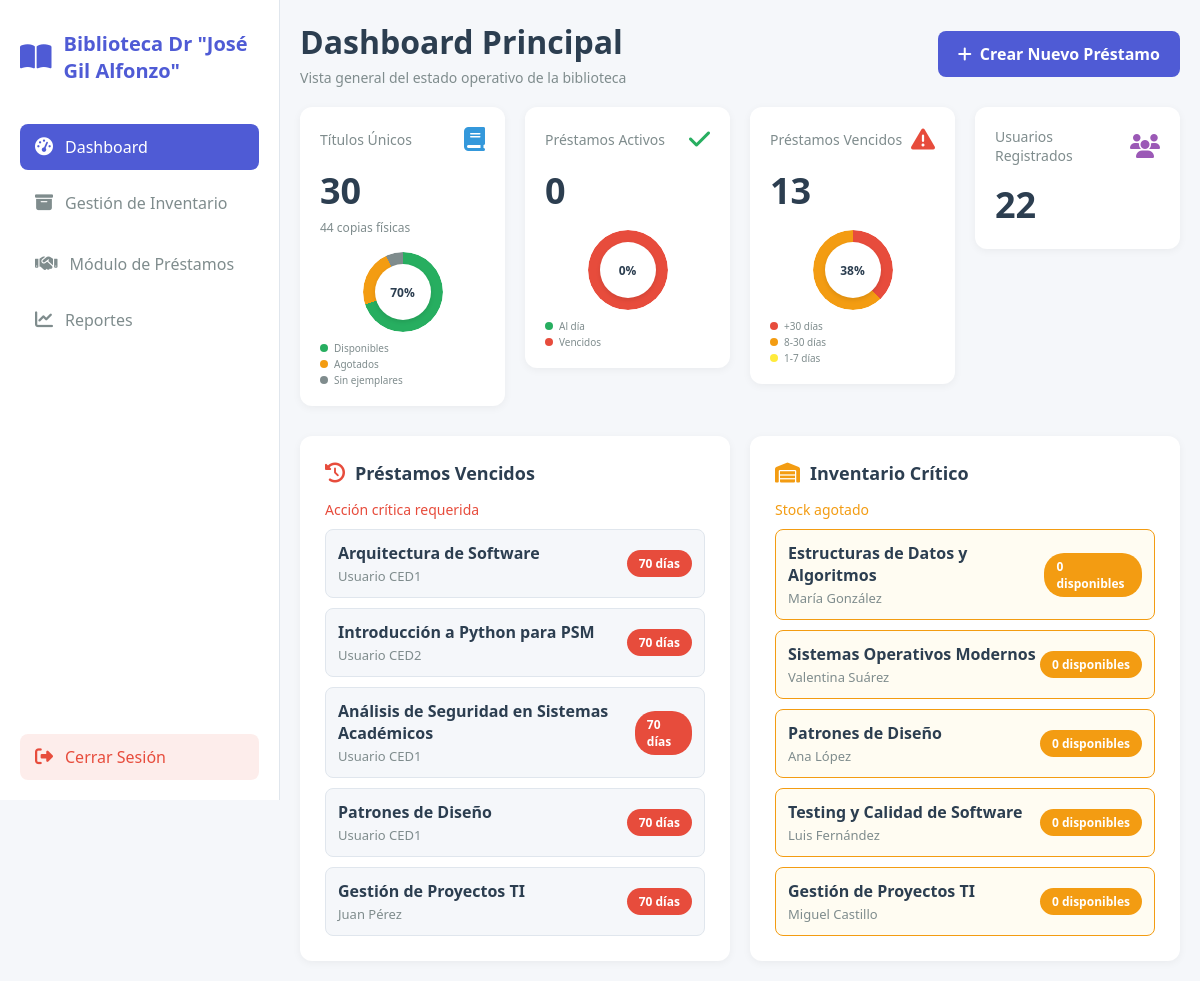
Page / (signed in) on the earlier database version.
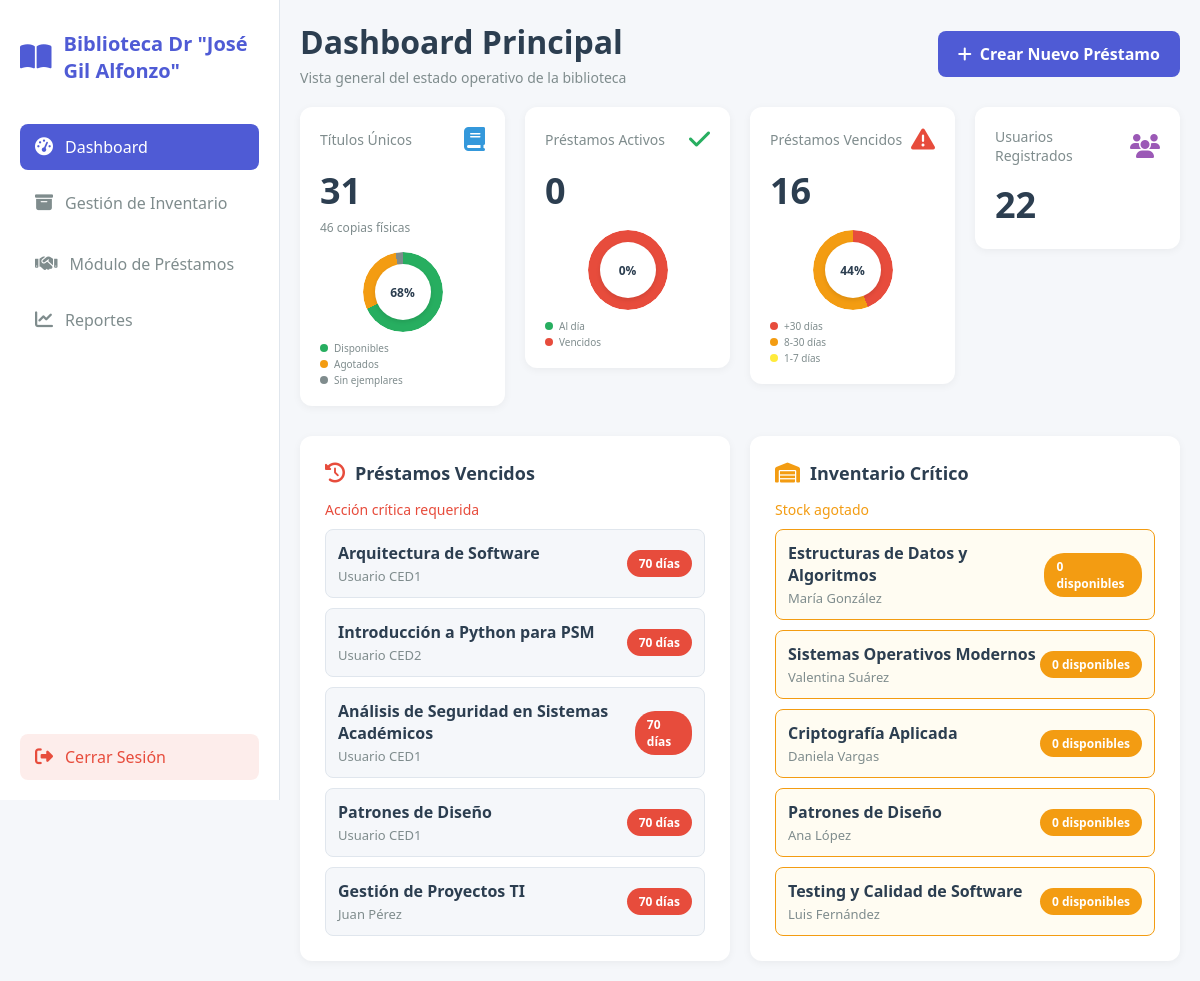
Same page on the later database version.
### core/models.py (models this page shows)
class Documentos(models.Model):
    id_documento = models.AutoField(primary_key=True)
    titulo = models.CharField(max_length=255)
    codigo_cota = models.CharField(unique=True, max_length=50, blank=True, null=True)
    fecha_publicacion = models.DateField(blank=True, null=True)
    id_tipo_documento = models.ForeignKey('TipoDocumento', models.DO_NOTHING, db_column='id_tipo_documento')
    id_carrera = models.ForeignKey(Carreras, models.DO_NOTHING, db_column='id_carrera', blank=True, null=True)
    class Meta:
        managed = True
        db_table = 'documentos'

### core/views.py (the view)
# urls.py: path('', web_views.dashboard_page, name='dashboard'),
@ensure_csrf_cookie
@login_required(login_url='login')
def dashboard_page(request):
    if not _is_admin_user(request.user):
        return redirect('gestion_prestamos')
    from django.db.models import Count, Sum, Q, F, Min
    from django.utils import timezone
    total_documentos = Documentos.objects.count()
    total_items = Ejemplares.objects.exclude(
        id_estado_ejemplar__nombre_estado__icontains='ELIMIN'
    ).exclude(unidad_fisica=0).aggregate(
        total=Sum('unidad_fisica')
    )['total'] or 0
    open_details = DetallePrestamo.objects.filter(
        id_prestamo=OuterRef('pk'),
        fecha_devolucion_real__isnull=True
    )
    today = timezone.now().date()
    prestamos_con_abiertos = Prestamos.objects.annotate(
        has_open=Exists(open_details),
        min_due=Min('detalleprestamo__fecha_vencimiento',
                    filter=Q(detalleprestamo__fecha_devolucion_real__isnull=True))
    )
    prestamos_activos = prestamos_con_abiertos.filter(
        has_open=True,
        min_due__gte=today
    ).count()
    prestamos_vencidos = prestamos_con_abiertos.filter(
        has_open=True,
        min_due__lt=today
    ).count()
    usuarios_registrados = Usuarios.objects.count()
    detalles_vencidos = DetallePrestamo.objects.filter(
        fecha_devolucion_real__isnull=True,
        fecha_vencimiento__lt=today
    ).select_related(
        'id_prestamo__id_usuario',
        'id_ejemplar__id_documento'
    ).order_by('fecha_vencimiento')[:5]
    prestamos_vencidos_list = []
    for detalle in detalles_vencidos:
        dias_vencido = (today - detalle.fecha_vencimiento).days
        usuario = detalle.id_prestamo.id_usuario
        documento = detalle.id_ejemplar.id_documento
        prestamos_vencidos_list.append({
            'titulo': documento.titulo,
            'usuario': f"{usuario.nombre} {usuario.apellido}",
            'dias': dias_vencido
        })
    prestamos_activos_sub = DetallePrestamo.objects.filter(
        id_ejemplar_id=OuterRef('pk'),
        fecha_devolucion_real__isnull=True
    ).values('id_ejemplar_id').annotate(c=Count('id_ejemplar_id')).values('c')
    ejemplares_con_disp = Ejemplares.objects.exclude(
        id_estado_ejemplar__nombre_estado__icontains='ELIMIN'
    ).exclude(unidad_fisica=0).annotate(
        prestados=Coalesce(Subquery(prestamos_activos_sub, output_field=IntegerField()), Value(0)),
        disponibles=F('unidad_fisica') - F('prestados')
    )
    docs_sin_stock = ejemplares_con_disp.values(
        'id_documento_id'
    ).annotate(
        total_disponibles=Sum('disponibles')
    ).filter(
        total_disponibles=0
    ).values_list('id_documento_id', flat=True)[:5]
    inventario_critico = []
    for doc_id in docs_sin_stock:
        try:
            doc = Documentos.objects.get(id_documento=doc_id)
            autor_rel = DocumentoAutores.objects.filter(id_documento=doc).select_related('id_autor').first()
            autor = f"{autor_rel.id_autor.nombre} {autor_rel.id_autor.apellido}" if autor_rel else "Autor desconocido"
            inventario_critico.append({
                'titulo': doc.titulo,
                'autor': autor
            })
        except Documentos.DoesNotExist:
            continue
    docs_con_stock = ejemplares_con_disp.values(
        'id_documento_id'
    ).annotate(
        total_disponibles=Sum('disponibles')
    ).filter(
        total_disponibles__gt=0
    ).count()
    docs_sin_stock_count = ejemplares_con_disp.values(
        'id_documento_id'
    ).annotate(
        total_disponibles=Sum('disponibles')
    ).filter(
        total_disponibles=0
    ).count()
    docs_sin_ejemplares = total_documentos - docs_con_stock - docs_sin_stock_count
    if total_documentos > 0:
        titulos_disponibles_pct = round((docs_con_stock / total_documentos) * 100)
        titulos_agotados_pct = round((docs_sin_stock_count / total_documentos) * 100)
        titulos_sin_ejemplares_pct = 100 - titulos_disponibles_pct - titulos_agotados_pct
    else:
        titulos_disponibles_pct = titulos_agotados_pct = titulos_sin_ejemplares_pct = 0
    total_prestamos_abiertos = prestamos_activos + prestamos_vencidos
    if total_prestamos_abiertos > 0:
        prestamos_activos_pct = round((prestamos_activos / total_prestamos_abiertos) * 100)
        prestamos_vencidos_pct = 100 - prestamos_activos_pct
    else:
        prestamos_activos_pct = prestamos_vencidos_pct = 0
    if prestamos_vencidos > 0:
        vencidos_1_7 = DetallePrestamo.objects.filter(
            fecha_devolucion_real__isnull=True,
            fecha_vencimiento__lt=today,
            fecha_vencimiento__gte=today - timezone.timedelta(days=7)
        ).count()
        vencidos_8_30 = DetallePrestamo.objects.filter(
            fecha_devolucion_real__isnull=True,
            fecha_vencimiento__lt=today - timezone.timedelta(days=7),
            fecha_vencimiento__gte=today - timezone.timedelta(days=30)
        ).count()
        vencidos_mas_30 = DetallePrestamo.objects.filter(
            fecha_devolucion_real__isnull=True,
            fecha_vencimiento__lt=today - timezone.timedelta(days=30)
        ).count()
        vencidos_criticos_pct = round((vencidos_mas_30 / prestamos_vencidos) * 100) if prestamos_vencidos > 0 else 0
        vencidos_moderados_pct = round((vencidos_8_30 / prestamos_vencidos) * 100) if prestamos_vencidos > 0 else 0
        vencidos_recientes_pct = 100 - vencidos_criticos_pct - vencidos_moderados_pct
    else:
        vencidos_criticos_pct = vencidos_moderados_pct = vencidos_recientes_pct = 0
    context = {
        'active_page': 'dashboard',
        'total_documentos': total_documentos,
        'total_items': total_items,
        'prestamos_activos': prestamos_activos,
        'prestamos_vencidos': prestamos_vencidos,
        'usuarios_registrados': usuarios_registrados,
        'prestamos_vencidos_list': prestamos_vencidos_list,
        'inventario_critico': inventario_critico,
        'titulos_disponibles_pct': titulos_disponibles_pct,
        'titulos_agotados_pct': titulos_agotados_pct,
        'titulos_sin_ejemplares_pct': titulos_sin_ejemplares_pct,
        'prestamos_activos_pct': prestamos_activos_pct,
        'prestamos_vencidos_pct': prestamos_vencidos_pct,
        'vencidos_criticos_pct': vencidos_criticos_pct,
        'vencidos_moderados_pct': vencidos_moderados_pct,
        'vencidos_recientes_pct': vencidos_recientes_pct,
    }
    return render(request, 'dashboard.html', context)

### templates/dashboard.html (shortened to what this page needs)
{% extends "base.html" %}
{% block content %}
    <div class="header">
        <div>
            <h1>Dashboard Principal</h1>
            <p>Vista general del estado operativo de la biblioteca</p>
        </div>
        <a href="{% url 'registrar_prestamos' %}" class="btn-primary">
            <i class="fa-solid fa-plus"></i>
            Crear Nuevo Préstamo
        </a>
    </div>
    <div class="dashboard-grid">
        <a href="{% url 'gestion_inventario' %}" style="text-decoration: none; color: inherit;">
            <div class="stat-card" style="cursor: pointer; transition: transform 0.2s, box-shadow 0.2s;" onmouseover="this.style.transform='translateY(-4px)'; this.style.boxShadow='0 4px 12px rgba(0,0,0,0.1)'" onmouseout="this.style.transform='translateY(0)'; this.style.boxShadow='0 2px 8px rgba(0,0,0,0.05)'">
                <div class="stat-card-header">
                    <p>Títulos Únicos</p>
                    <i class="fa-solid fa-book blue"></i>
                </div>
                <h2>{{ total_documentos|default:0 }}</h2>
                <small style="color: var(--text-light); font-size: 12px;">{{ total_items|default:0 }} copias físicas</small>
                <div class="donut-chart inventory" style="
                    --segment-1-end: {% widthratio titulos_disponibles_pct|default:0 100 360 %}deg;
                    --segment-2-end: {% widthratio titulos_disponibles_pct|default:0|add:titulos_agotados_pct|default:0 100 360 %}deg;
                ">
                    <div class="donut-chart-center">
                        {{ titulos_disponibles_pct|default:0 }}%
                    </div>
                </div>
                <div class="donut-legend">
                    <div class="donut-legend-item">
                        <div class="donut-legend-color legend-green"></div>
                        <span class="donut-legend-text">Disponibles</span>
                    </div>
                    <div class="donut-legend-item">
                        <div class="donut-legend-color legend-orange"></div>
                        <span class="donut-legend-text">Agotados</span>
                    </div>
                    <div class="donut-legend-item">
                        <div class="donut-legend-color legend-gray"></div>
                        <span class="donut-legend-text">Sin ejemplares</span>
                    </div>
                </div>
            </div>
        </a>
        <a href="{% url 'gestion_prestamos' %}?estado=activo" style="text-decoration: none; color: inherit;">
            <div class="stat-card" style="cursor: pointer; transition: transform 0.2s, box-shadow 0.2s;" onmouseover="this.style.transform='translateY(-4px)'; this.style.boxShadow='0 4px 12px rgba(0,0,0,0.1)'" onmouseout="this.style.transform='translateY(0)'; this.style.boxShadow='0 2px 8px rgba(0,0,0,0.05)'">
                <div class="stat-card-header">
                    <p>Préstamos Activos</p>
                    <i class="fa-solid fa-check green"></i>
                </div>
                <h2>{{ prestamos_activos|default:0 }}</h2>
                {% if prestamos_activos_pct > 0 or prestamos_vencidos_pct > 0 %}
                <div class="donut-chart loans" style="
                    --segment-1-end: {% widthratio prestamos_activos_pct|default:0 100 360 %}deg;
                    --segment-2-end: 360deg;
                ">
                    <div class="donut-chart-center">
                        {{ prestamos_activos_pct|default:0 }}%
                    </div>
                </div>
                <div class="donut-legend">
                    <div class="donut-legend-item">
                        <div class="donut-legend-color legend-green"></div>
                        <span class="donut-legend-text">Al día</span>
                    </div>
                    <div class="donut-legend-item">
                        <div class="donut-legend-color legend-red"></div>
                        <span class="donut-legend-text">Vencidos</span>
                    </div>
                </div>
                {% endif %}
            </div>
        </a>
        <a href="{% url 'gestion_prestamos' %}?estado=retrasado" style="text-decoration: none; color: inherit;">
            <div class="stat-card" style="cursor: pointer; transition: transform 0.2s, box-shadow 0.2s;" onmouseover="this.style.transform='translateY(-4px)'; this.style.boxShadow='0 4px 12px rgba(0,0,0,0.1)'" onmouseout="this.style.transform='translateY(0)'; this.style.boxShadow='0 2px 8px rgba(0,0,0,0.05)'">
                <div class="stat-card-header">
                    <p>Préstamos Vencidos</p>
                    <i class="fa-solid fa-triangle-exclamation red"></i>
                </div>
                <h2>{{ prestamos_vencidos|default:0 }}</h2>
                {% if prestamos_vencidos > 0 %}
                <div class="donut-chart overdue" style="
                    --segment-1-end: {% widthratio vencidos_criticos_pct|default:0 100 360 %}deg;
                    --segment-2-end: {% widthratio vencidos_criticos_pct|default:0|add:vencidos_moderados_pct|default:0 100 360 %}deg;
                ">
                    <div class="donut-chart-center">
                        {{ vencidos_criticos_pct|default:0 }}%
                    </div>
                </div>
                <div class="donut-legend">
                    <div class="donut-legend-item">
                        <div class="donut-legend-color legend-red"></div>
                        <span class="donut-legend-text">+30 días</span>
                    </div>
                    <div class="donut-legend-item">
                        <div class="donut-legend-color legend-orange"></div>
                        <span class="donut-legend-text">8-30 días</span>
                    </div>
                    <div class="donut-legend-item">
                        <div class="donut-legend-color legend-yellow"></div>
                        <span class="donut-legend-text">1-7 días</span>
                    </div>
                </div>
                {% endif %}
            </div>
        </a>
        <a href="{% url 'gestion_usuarios' %}" style="text-decoration: none; color: inherit;">
            <div class="stat-card" style="cursor: pointer; transition: transform 0.2s, box-shadow 0.2s;" onmouseover="this.style.transform='translateY(-4px)'; this.style.boxShadow='0 4px 12px rgba(0,0,0,0.1)'" onmouseout="this.style.transform='translateY(0)'; this.style.boxShadow='0 2px 8px rgba(0,0,0,0.05)'">
                <div class="stat-card-header">
                    <p>Usuarios Registrados</p>
                    <i class="fa-solid fa-users purple"></i>
                </div>
                <h2>{{ usuarios_registrados|default:0 }}</h2>
            </div>
        </a>
    </div>
    <div class="main-sections">
        <div class="card">
            <div class="card-title">
                <i class="fa-solid fa-clock-rotate-left red"></i>
                Préstamos Vencidos
            </div>
            <p style="font-size: 14px; color: var(--status-red); margin-bottom: 10px;">Acción crítica requerida</p>
            <div class="item-list">
                {% if prestamos_vencidos_list %}
                    {% for prestamo in prestamos_vencidos_list %}
                    <div class="list-item">
                        <div class="item-info">
                            <p>{{ prestamo.titulo }}</p>
                            <p>{{ prestamo.usuario }}</p>
                        </div>
                        <span class="days-badge">{{ prestamo.dias }} día{{ prestamo.dias|pluralize:"s" }}</span>
                    </div>
                    {% endfor %}
                {% else %}
                    <div class="empty-state" style="padding: 20px;">
                        <i class="fa-solid fa-check-circle" style="color: var(--status-green);"></i>
                        <p>No hay préstamos vencidos</p>
                    </div>
                {% endif %}
            </div>
        </div>
        <div class="card">
            <div class="card-title">
                <i class="fa-solid fa-warehouse orange"></i>
                Inventario Crítico
            </div>
            <p style="font-size: 14px; color: var(--status-orange); margin-bottom: 10px;">Stock agotado</p>
            <div class="item-list">
                {% if inventario_critico %}
                    {% for item in inventario_critico %}
                    <div class="list-item" style="border-color: var(--status-orange); background-color: rgba(255, 193, 7, 0.05);">
                        <div class="item-info">
                            <p>{{ item.titulo }}</p>
                            <p>{{ item.autor }}</p>
                        </div>
                        <span class="unavailable-badge">0 disponibles</span>
                    </div>
                    {% endfor %}
                {% else %}
                    <div class="empty-state" style="padding: 20px;">
                        <i class="fa-solid fa-check-circle" style="color: var(--status-green);"></i>
                        <p>Todo el inventario tiene stock disponible</p>
                    </div>
                {% endif %}
            </div>
        </div>
    </div>
{% endblock %}

Differences in the rows shown:
added Documentos: titulo "Criptografía Aplicada"
Other differences:
{{ total_documentos|default:0 }}: "30" → "31"
{{ total_items|default:0 }}: "44" → "46"
{{ titulos_disponibles_pct|default:0 }}: "70" → "68"
{{ prestamos_vencidos|default:0 }}: "13" → "16"
{{ vencidos_criticos_pct|default:0 }}: "38" → "44"
new list line: "Daniela Vargas 0 disponibles"
list line gone: "Gestión de Proyectos TI"
list line gone: "Miguel Castillo 0 disponibles"
